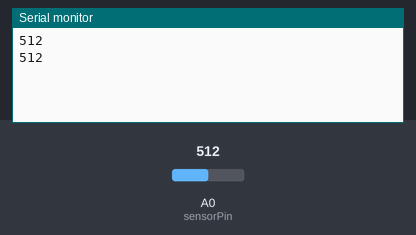
This sketch was run on a simulated Arduino Uno, built with avr-gcc and run on an emulated ATmega328P. Parts: the last lines printed to the serial monitor. The test bench sets the inputs (shaded band); at power-on: A0 (sensorPin) = 512.

Above: at 1.8 s.
1.9 s: A0 (sensorPin) set to 390
At 2.5 s:
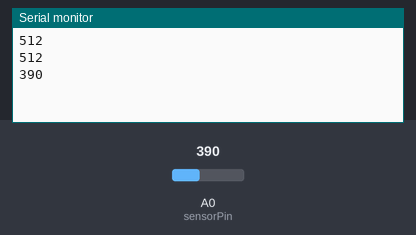
3.4 s: A0 (sensorPin) set to 410
At 4.8 s:
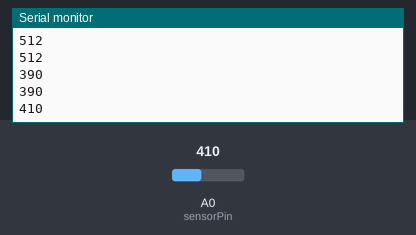
Timing chart, 0 to 6.4 s (numbered marks = the images above; inputs shaded):
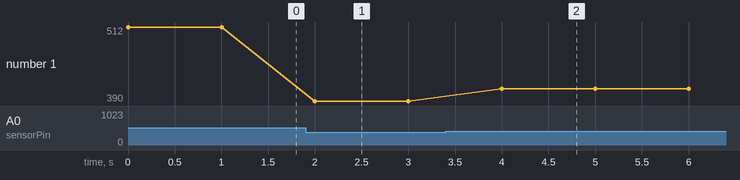

The sketch:

MoistureSensorTest.ino
```cpp
// Has a relay (default closed) and opens under conditions of the moisture sensor

int sensorPin = A0;
//int relayPin = 2;
int moistureVal = 0;
int threshold = 400;
int interval = 1000;
void setup() {
  // put your setup code here, to run once:
  pinMode(sensorPin, INPUT);
//  pinMode(relayPin, OUTPUT);
  Serial.begin(9600); //init the console writing
}

void loop() {
  // put your main code here, to run repeatedly:
  //Reading the sensorPin

  moistureVal = analogRead(sensorPin);
  Serial.println(moistureVal);

//  if(moistureVal < threshold){
//    digitalWrite(relayPin, HIGH);
//    } else {
//      digitalWrite(relayPin, LOW);
//      };
  delay(interval);

}
```

Measured:
- after the input at 1.9 s, the serial monitor: prints a new line after 0.10 s (image 1)
- after the input at 3.4 s, the serial monitor: prints a new line after 0.60 s (image 2)
- plotted number 1: 512 → 390 after the input at 1.9 s, 390 → 410 after the input at 3.4 s
